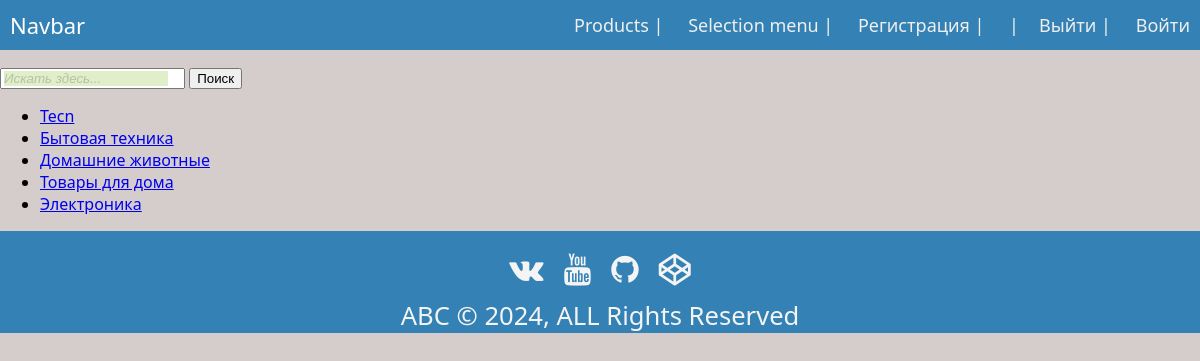
The app's page /product/categories/ with its own data.
### shop/models.py (models this page shows, shortened)
class Category(models.Model):
    name = models.CharField(max_length=200, verbose_name="Категория")
    slug = models.SlugField(max_length=200, unique=True)
    class Meta:
        ordering = ['name']
        indexes = [
            models.Index(fields=['name']),
        ]
        verbose_name = "Категория"
        verbose_name_plural = "Категории"
    def get_absolute_url(self):
        return reverse('category_detail', kwargs={'slug': self.slug})

### shop/views.py (the view)
# urls.py: path('categories/', CategoryListView.as_view(), name='categories'),
class CategoryListView(ListView):
    model = Category
    template_name = 'shop/categories.html'
    context_object_name = 'categories'

### shop/templates/shop/categories.html (shortened to what this page needs)
{% extends 'base_admin.html' %}
{% load static %}
{% block content %}
<ul>
{% for category in categories %}
    <li><a href="{{category.get_absolute_url }}">{{category.name}}</a></li>
{% endfor %}
</ul>
{% endblock content %}

### static/css/styles_header.css (style rules this page uses)
* { box-sizing: border-box; }
body { margin: 0px; font-family: 'segoe ui'; background-color: #D5CDCC; }

### records on screen
Category: name "Tecn"
Category: name "Бытовая техника"
Category: name "Домашние животные"
Category: name "Товары для дома"
Category: name "Электроника"
